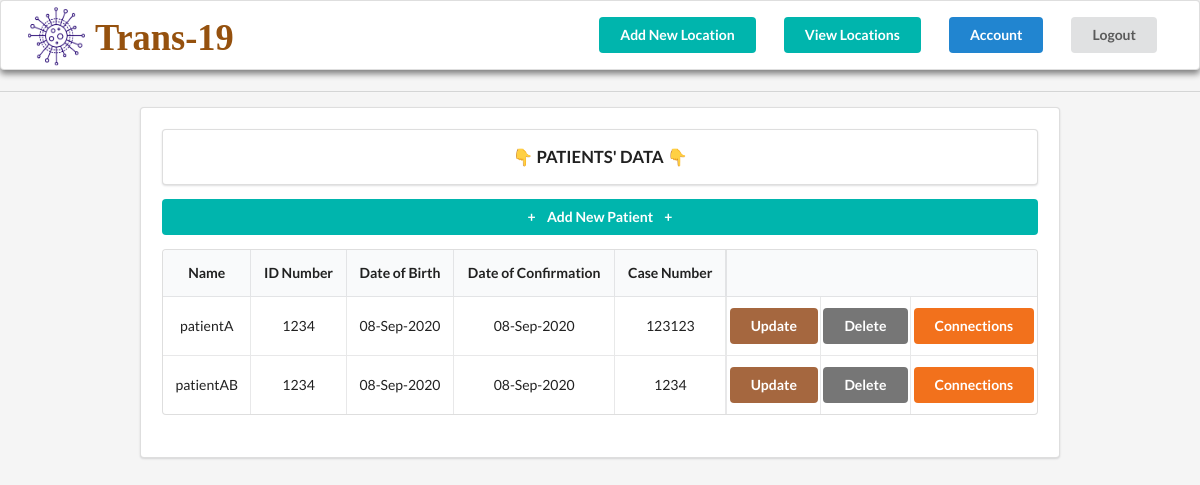
Before: / (signed in) with the older database file.
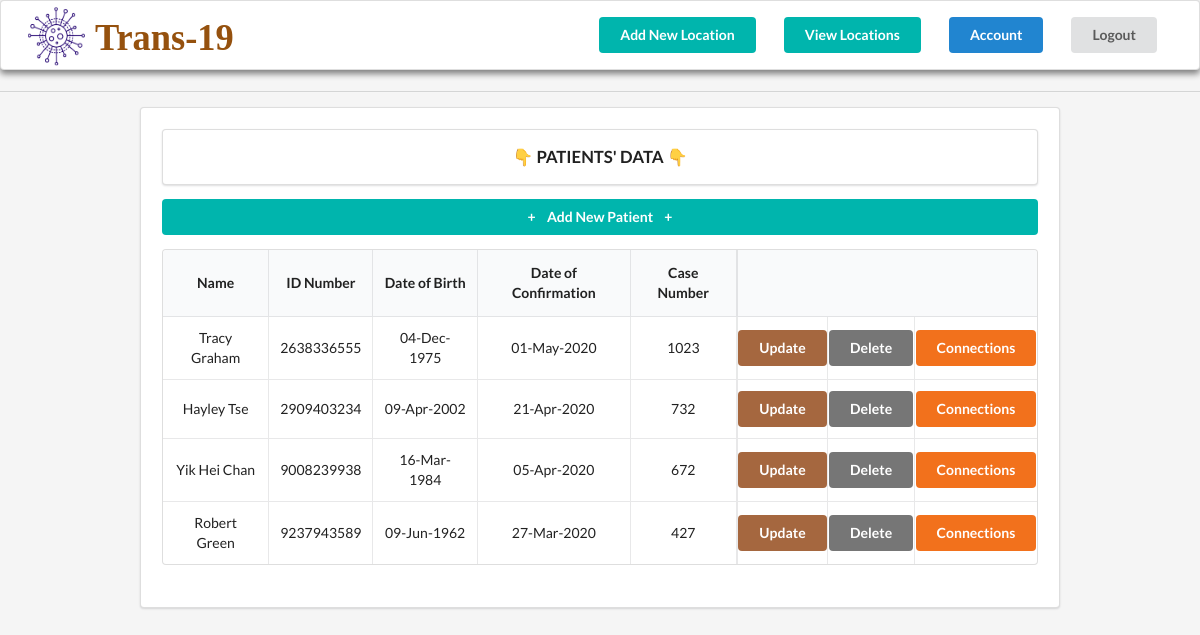
After: the same page with the newer database file.
### trans_19/models.py (models this page shows, shortened)
class Patient(models.Model):
    name = models.CharField('Name', max_length=30)
    idNum = models.CharField('ID Number', max_length=10)
    dateBirth = models.DateField('Date of Birth(YYYY-MM-DD)')
    dateConfi = models.DateField('Date of Confirmation(YYYY-MM-DD)')
    caseNum = models.IntegerField('Case Number')

### trans_19/views.py (the view)
# urls.py: path('', PatientsListView.as_view(),
class PatientsListView(LoginRequiredMixin, ListView):
    model = Patient
    template_name = 'patients/home.html'
    context_object_name = 'patients'
    ordering = ['-caseNum']

### trans_19/templates/patients/home.html (shortened to what this page needs)
{% extends "patients/index.html" %}
{% block content %}
<div class="ui divider"></div>
<div class="ui segment" style="margin:0 10em; padding: 1.5em;">
  <div class="ui segment" style="text-align: center; font-weight: 700; font-size: 1.2em;">👇 PATIENTS' DATA 👇
  </div>
  <table class="ui celled table" style="text-align: center; margin-bottom: 1.5em;">
    <div>
      <a class="ui teal button" href="{%url 'trans_19_addPatientRecord' %}" style="width: 100%;">+<span
          style="margin:0 0.8em">Add New
          Patient</span>+</a>
    </div>
    <thead>
      <tr>
        <th>Name</th>
        <th>ID Number</th>
        <th>Date of Birth</th>
        <th>Date of Confirmation</th>
        <th>Case Number</th>
        <th colspan="3" style="border-left:0.2em solid rgba(34,36,38,.1);"></th>
      </tr>
    </thead>
    <tbody>
      {% for patient in patients %}
      <tr class='patients' style="cursor:pointer;" onMouseOver="this.style.backgroundColor='rgb(240,240,240)'"
        onMouseOut="this.style.backgroundColor='rgb(255,255,255)'" data-href="{%url 'trans_19_patient' patient.id %}">
        <td id='Name'>{{patient.name}}</td>
        <td data-label="ID">{{patient.idNum}}</td>
        <td data-label="Birth">{{patient.dateBirth|date:"d-M-Y"}}</td>
        <td data-label="Confirm">{{patient.dateConfi|date:"d-M-Y"}}</td>
        <td data-label="CaseNum">{{patient.caseNum}}</td>
        <td style="border-left:0.2em solid rgba(34,36,38,.1); padding-left:0.05em; padding-right:0.05em; "><a
            class="ui brown button" href="{%url 'trans_19_updatePatientRecord' patient.id %}"
            style="margin:0">Update</a>
        </td>
        <td style="padding-left:0.05em; padding-right:0.05em;"><a class="ui grey button"
            href="{%url 'trans_19_deletePatientRecord' patient.id%}" style="margin:0">Delete</a>
        </td>
        <td style="padding-left:0.05em; padding-right:0.05em;"><a class="ui orange button"
            href="{%url 'trans_19_patient_connections' patient.id%}" style="margin:0">Connections</a>
        </td>
      </tr>
      {% endfor %}
    </tbody>
  </table>
</div>
{% endblock content %}

### trans_19/templates/patients/index.html (shortened to what this page needs)
<!DOCTYPE html>
<html lang="en">
<head>
  <link rel="stylesheet" type="text/css"
    href="https://cdnjs.cloudflare.com/ajax/libs/semantic-ui/2.4.1/semantic.min.css" />
  <link rel="stylesheet" type="text/css" href="../../static/main.css" />
</head>
<body style="background-color: rgb(245, 245, 245);">
  <div class="ui segment" style="background-color: white; box-shadow: 0px 4px 6px grey; margin-bottom: 1.5em;">
    <div class="ui secondary menu" style="margin:0 1em;background-color: white;">
      <a class="item" style="font-size: larger;" href="{%url 'trans_19_home'%}">
        <img src="/static/resources/logo.svg" alt="Trans-19" style="transform: scale(5.3); margin-left: 4em;" />
      </a>
      <div class="right menu">
        {% if user.is_authenticated%}
        <a class="item" href="{%url 'trans_19_addLocationRecord' %}"
          style="margin: 0 1em;padding:0; text-decoration: none;"><button class="ui teal button">
            Add New Location
          </button></a>
        <a class="item" href="{%url 'trans_19_location' %}"
          style="margin: 0 1em;padding:0; text-decoration: none;"><button class="ui teal button">
            View Locations
          </button></a>
        <a class="item" href="{%url 'chpstaff_account'%}"
          style="margin: 0 1em;padding:0; text-decoration: none;"><button class="ui primary button">
            Account
          </button></a>
        <a class="item" style="margin: 0 1em;padding:0; text-decoration: none;" href="{%url 'chpstaff_logout'%}"><button
            class="ui button">
            Logout
          </button></a>
        {% else %}
        <a class="item" style="margin: 0 1em;padding:0; text-decoration: none;" href="{%url 'chpstaff_login'%}"><button
            class="ui button">
            Log In
          </button></a>
        {% endif %}
      </div>
    </div>
  </div>
  {% block content %}{% endblock content %}
</body>
</html>

### trans_19/static/main.css (style rules this page uses)
.table { display: table; margin: 0 auto; }

Changed rows visible on the page:
removed Patient: name "patientA", idNum "1234", dateBirth "08-Sep-2020", dateConfi "08-Sep-2020", caseNum "123123"
removed Patient: name "patientAB", idNum "1234", dateBirth "08-Sep-2020", dateConfi "08-Sep-2020", caseNum "1234"
added Patient: name "Tracy Graham", idNum "2638336555", dateBirth "04-Dec-1975", dateConfi "01-May-2020", caseNum "1023"
added Patient: name "Hayley Tse", idNum "2909403234", dateBirth "09-Apr-2002", dateConfi "21-Apr-2020", caseNum "732"
added Patient: name "Yik Hei Chan", idNum "9008239938", dateBirth "16-Mar-1984", dateConfi "05-Apr-2020", caseNum "672"
added Patient: name "Robert Green", idNum "9237943589", dateBirth "09-Jun-1962", dateConfi "27-Mar-2020", caseNum "427"
